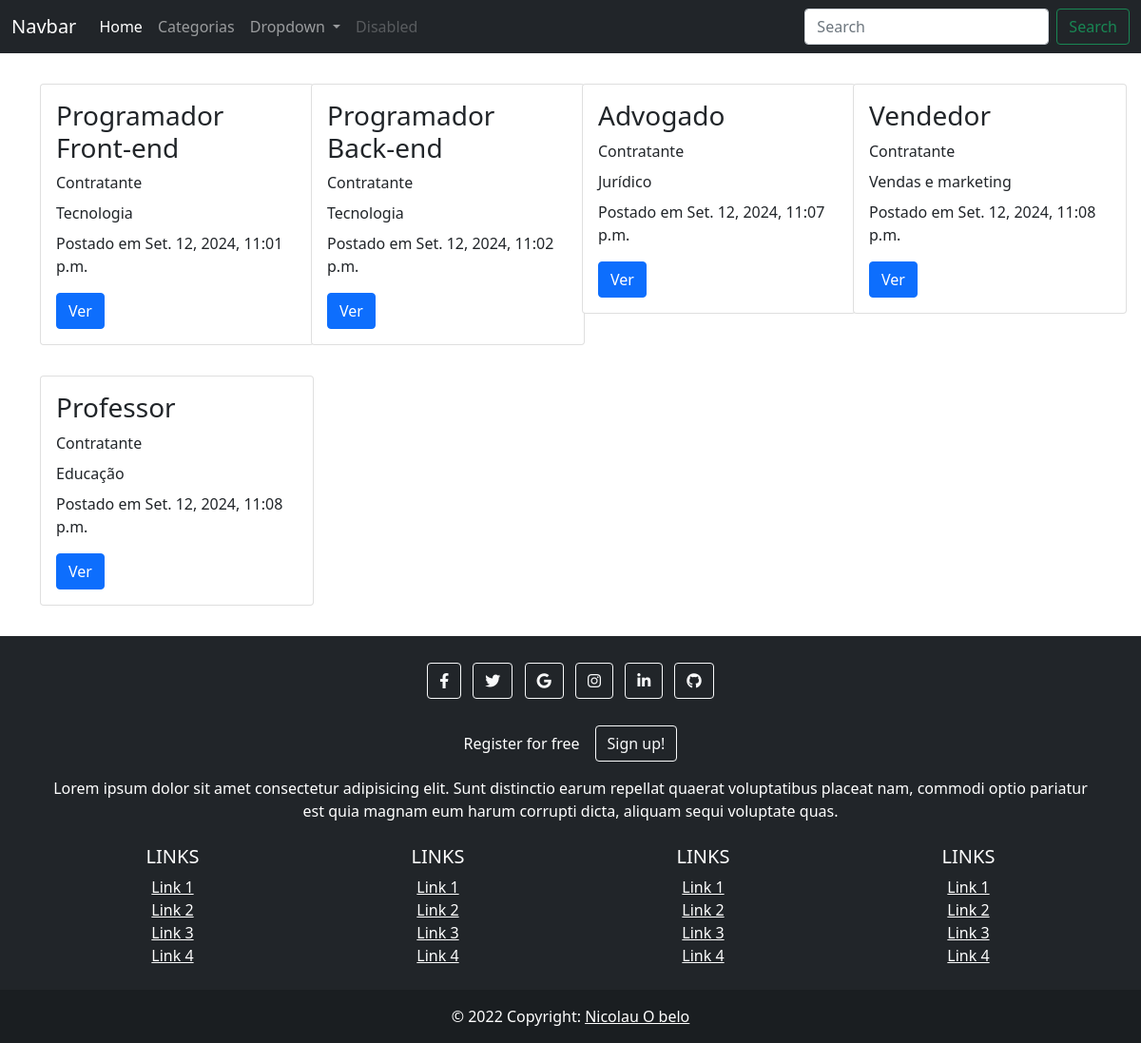
The app's page /contratante/ with its own data.
### anuncio/models.py (models this page shows, shortened)
class Anuncio(models.Model):
    tipo_de_oferta = models.CharField('Oferta',max_length=15, choices=oferta)
    vaga = models.CharField('Vagas', max_length=100)
    categorias = models.CharField('Tipo da Vaga', max_length=50, choices=Tipos_de_vagas, default=' ')
    slug = models.SlugField('Slug', max_length=300, unique=True, blank=True, null=True)
    data_anuncio = models.DateTimeField('Data do anúncio', auto_now_add=True)
    descricao = models.TextField('Descrição')
    class Meta:
        verbose_name = 'Anúncios'
        verbose_name_plural = 'Anúncios'

### anuncio/views.py (the view)
# urls.py: path('contratante/', views.Contratante.as_view(), name='contratante'),
class Contratante(ListView):
    queryset = models.Anuncio.objects.all().filter(tipo_de_oferta='Contratante')
    context_object_name = 'contratantes'
    template_name = 'contratante.html'

### anuncio/templates/contratante.html
{% extends 'base.html' %}
{% block conteudo %}
    {% for contratante in contratantes %}
        <div class="col-md-3 mr-3 mb-3 mt-3">
                <div class="card" style="width: 18rem;">
                    <div class="card-body">
                        <h3 class="card-title" href="{{ contratante.vaga.slug }}">{{ contratante.vaga }}</h3>
                        <p class="card-title">{{ contratante.tipo_de_oferta }}</p>
                        <p class="card-title">{{ contratante.categorias }}</p>
                        <p class="card-text">Postado em {{ contratante.data_anuncio }}</p>
                        <a href="{{ contratante.slug }}" class="btn btn-primary">Ver</a>
                    </div>
                </div>
            </div>
    {% endfor %}
{% endblock %}

### records on screen
Anuncio: vaga "Programador Front-end", tipo_de_oferta "Contratante", categorias "Tecnologia", data_anuncio "Set. 12, 2024, 11:01 p.m."
Anuncio: vaga "Programador Back-end", tipo_de_oferta "Contratante", categorias "Tecnologia", data_anuncio "Set. 12, 2024, 11:02 p.m."
Anuncio: vaga "Advogado", tipo_de_oferta "Contratante", categorias "Jurídico", data_anuncio "Set. 12, 2024, 11:07 p.m."
Anuncio: vaga "Vendedor", tipo_de_oferta "Contratante", categorias "Vendas e marketing", data_anuncio "Set. 12, 2024, 11:08 p.m."
Anuncio: vaga "Professor", tipo_de_oferta "Contratante", categorias "Educação", data_anuncio "Set. 12, 2024, 11:08 p.m."
